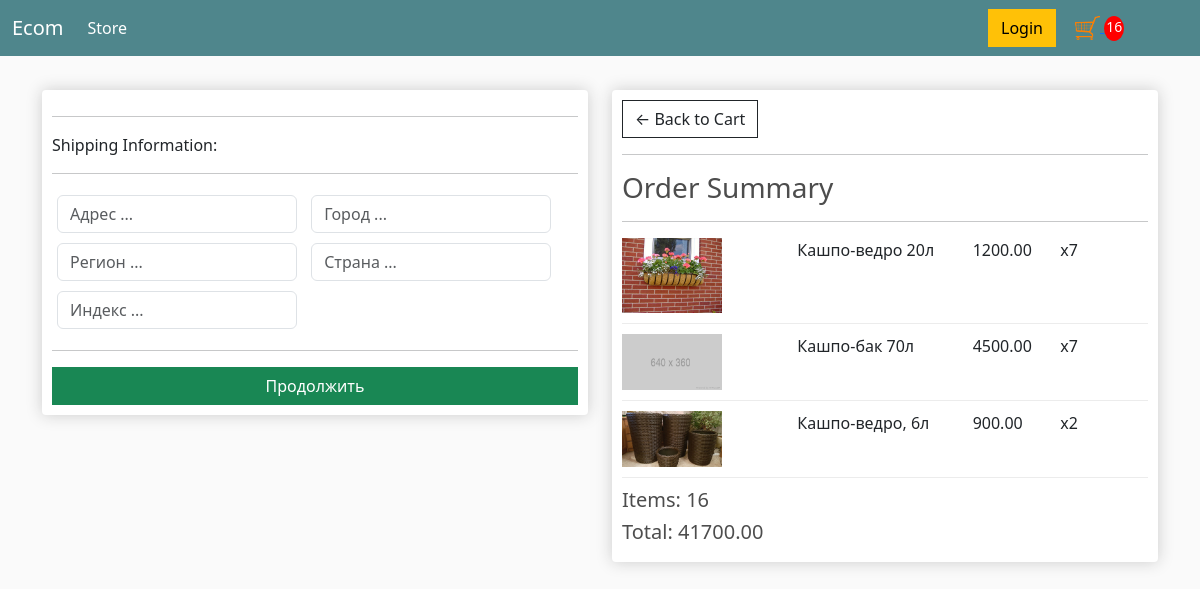
Screenshot of /checkout/ (signed in) with the database file from the repository.
### store/models.py (models this page shows, shortened)
class OrderItem(models.Model):
    product = models.ForeignKey(Product, on_delete=models.SET_NULL, null=True)
    order = models.ForeignKey(Order, on_delete=models.SET_NULL, null=True)
    quantity = models.IntegerField(default=0, null=True, blank=True)
    date_added = models.DateTimeField(auto_now_add=True)
    color = models.CharField(max_length=100, null=True,blank=True)
    @property
    def get_total(self):
        total = self.product.price * self.quantity
        return total

class Product(models.Model):
    name = models.CharField(max_length=200)
    price = models.FloatField()
    description = models.CharField(max_length=200,null=True, blank=True)
    is_active = models.BooleanField(default=False)
    image = models.ImageField(null=True, blank=True)
    category = models.ForeignKey(Category, on_delete=models.PROTECT)
    digital = models.BooleanField(default=False,null=True,blank=False)
    @property
    def imageURL(self):
        try:
            url = self.image.url
        except:
            url='../../img/placeholder.png'
        return url

class Order(models.Model):
    customer = models.ForeignKey(Customer, on_delete=models.SET_NULL, null=True, blank=True)
    date_ordered = models.DateTimeField(auto_now_add=True)
    complete = models.BooleanField(default=False)
    transaction_id = models.CharField(max_length=100, null=True)
    @property
    def shipping(self):
        shipping = False
        orderitems = self.orderitem_set.all()
        for i in orderitems:
            if i.product.digital == False:
                shipping = True
        return shipping
    @property
    def get_cart_total(self):
        orderitems = self.orderitem_set.all()
        total = sum([item.get_total for item in orderitems])
        return total
    @property
    def get_cart_items(self):
        orderitems = self.orderitem_set.all()
        total = sum([item.quantity for item in orderitems])
        return total

### store/views.py (the view)
# urls.py: path('checkout/', checkout, name='checkout'),
def checkout(request):
    if request.user.is_authenticated:
        customer = request.user.customer
        print(customer)
        order, created = Order.objects.get_or_create(customer=customer, complete=False)
        items = order.orderitem_set.all()
        cartItems = order.get_cart_items
    else:
        items = []
        order = {'get_cart_total': 0, 'get_cart_items': 0}  # Это для вывода в шаблон для
        cartItems = order['get_cart_items']
    context = {'items': items, 'order': order,'cartItems': cartItems, 'shipping': False}
    return render(request,'store/checkout.html',context)

### store/models.py (called while the page is built)
    def __str__(self):
        return self.name

### store/templates/store/checkout.html (shortened to what this page needs)
{% extends 'store/main.html' %}
{% load static %}
{% block content %}
         <div class="row">
		<div class="col-lg-6">
			<div class="box-element" id="form-wrapper">
				<form id="form">
					<div id="shipping-info">
						<hr>
						<p>Shipping Information:</p>
						<hr>
						<div class="form-field">
							<input class="form-control" type="text" name="address" placeholder="Адрес ...">
						</div>
						<div class="form-field">
							<input class="form-control" type="text" name="city" placeholder="Город ...">
						</div>
						<div class="form-field">
							<input class="form-control" type="text" name="state" placeholder="Регион ...">
						</div>
						<div class="form-field">
							<input class="form-control" type="text" name="country" placeholder="Страна ...">
						</div>
						<div class="form-field">
							<input class="form-control" type="text" name="zipcode" placeholder="Индекс ...">
						</div>
					</div>
					<hr>
					<div class="d-grid gap-2">
						<input id="form-button" class="btn btn-success btn-block" type="submit" value="Продолжить">
					</div>
				</form>
			</div>
			<br>
		</div>
		<div class="col-lg-6">
			<div class="box-element">
				<a  class="btn btn-outline-dark" href="{% url 'cart' %}">&#x2190; Back to Cart</a>
				<hr>
				<h3>Order Summary</h3>
				<hr>
				{% for i in items %}
				<div class="cart-row">
					<div style="flex:2"><img class="row-image" src="{{ i.product.imageURL }}"></div>
					<div style="flex:2"><p>{{ i.product.name }}</p></div>
					<div style="flex:1"><p>{{ i.product.price|floatformat:2 }}</p></div>
					<div style="flex:1"><p>x{{ i.quantity }}</p></div>
				</div>
				{% endfor %}
				<h5>Items:   {{ order.get_cart_items }}</h5>
				<h5>Total:   {{ order.get_cart_total|floatformat:2 }}</h5>
			</div>
		</div>
	</div>
{% endblock content %}

### static/css/main.css (style rules this page uses)
body { background-color: hsl(0, 0%, 98%); }
h1,h2,h3,h4,h5,h6 { color:hsl(0, 0%, 30%); }
.box-element { box-shadow:hsl(0, 0%, 80%) 0 0 16px; background-color: #fff; border-radius: 4px; padding: 10px; }
.col-lg-4, .col-lg-6, .col-lg-8, .col-lg-12 { margin-top: 10px; }
.btn { border-radius: 0; }
.row-image { width: 100px; }
.form-field { width:250px; display: inline-block; padding: 5px; }
.cart-row { display: flex; align-items: flex-stretch; padding-bottom: 10px; margin-bottom: 10px; border-bottom: 1px solid #ececec; }

### rows the page displays
OrderItem: product.imageURL (picture), product.name "Кашпо-ведро 20л", product.price "1200.00", quantity "7"
OrderItem: shows a picture, product.name "Кашпо-бак 70л", product.price "4500.00", quantity "7"
OrderItem: product.imageURL (picture), product.name "Кашпо-ведро, 6л", product.price "900.00", quantity "2"
Order: get_cart_items "16", get_cart_total "41700.00"

### other values shown
{{ cartItems }} "16"
